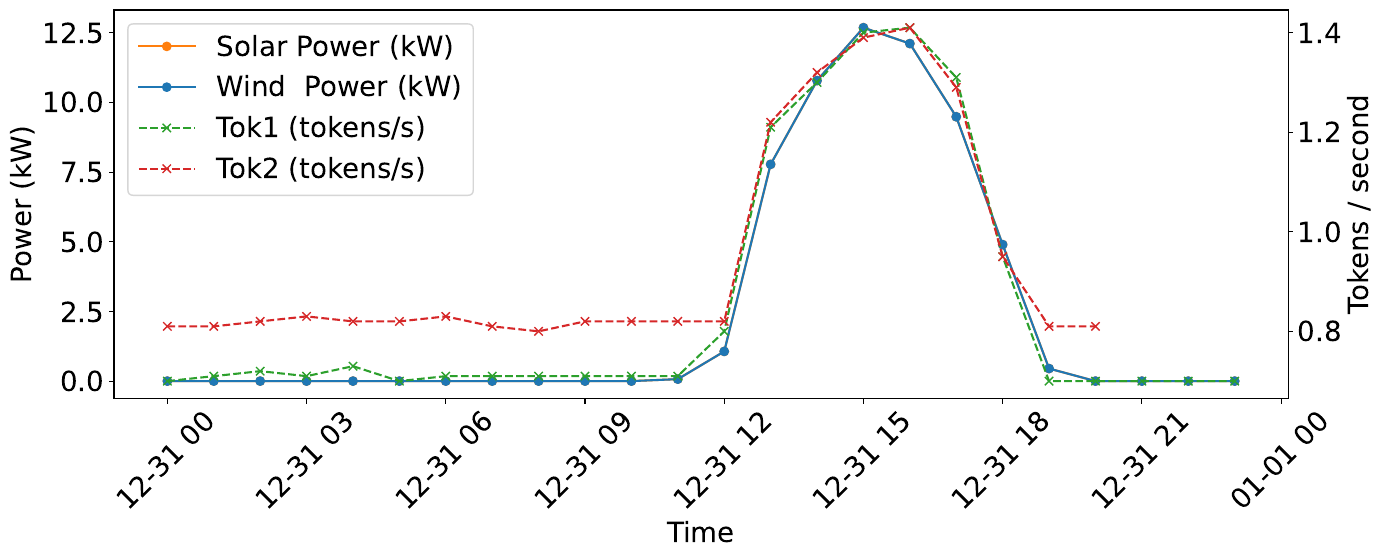

The script that saved this image:
import pandas as pd
import matplotlib.pyplot as plt
from io import StringIO
font = {'size':20}
plt.rc('font', **font)
# Create the bar chart
with open('data.csv', 'r') as f:
    data_str = f.read()
df = pd.read_csv(StringIO(data_str), parse_dates=['DateTime'])

# Plot
fig, ax1 = plt.subplots(figsize=(14, 6))

# Left y‑axis: Solar & Wind
ax1.plot(df['DateTime'], df['Solar_kW'], marker='o', label='Solar Power (kW)', color='tab:orange')
ax1.plot(df['DateTime'], df['Wind_kW'],  marker='o', label='Wind  Power (kW)', color='tab:blue')
ax1.set_xlabel('Time')
ax1.set_ylabel('Power (kW)')
ax1.tick_params(axis='x', rotation=45)

# Right y‑axis: Tokens/s (Tok1, Tok2)
ax2 = ax1.twinx()
ax2.plot(df['DateTime'], df['Tok1'], marker='x', linestyle='--', label='Tok1 (tokens/s)', color='tab:green')
ax2.plot(df['DateTime'], df['Tok2'], marker='x', linestyle='--', label='Tok2 (tokens/s)', color='tab:red')
ax2.set_ylabel('Tokens / second')

# Title & legends
lns1, labs1 = ax1.get_legend_handles_labels()
lns2, labs2 = ax2.get_legend_handles_labels()
ax1.legend(lns1 + lns2, labs1 + labs2, loc='upper left')

fig.tight_layout()
plt.savefig('plot_data.pdf', dpi=300, bbox_inches='tight')